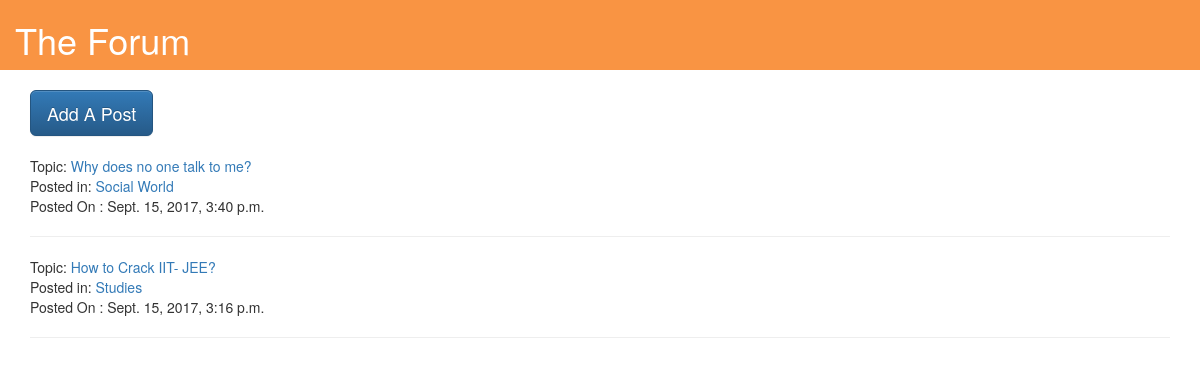
Before: /forum/ with the older database file.
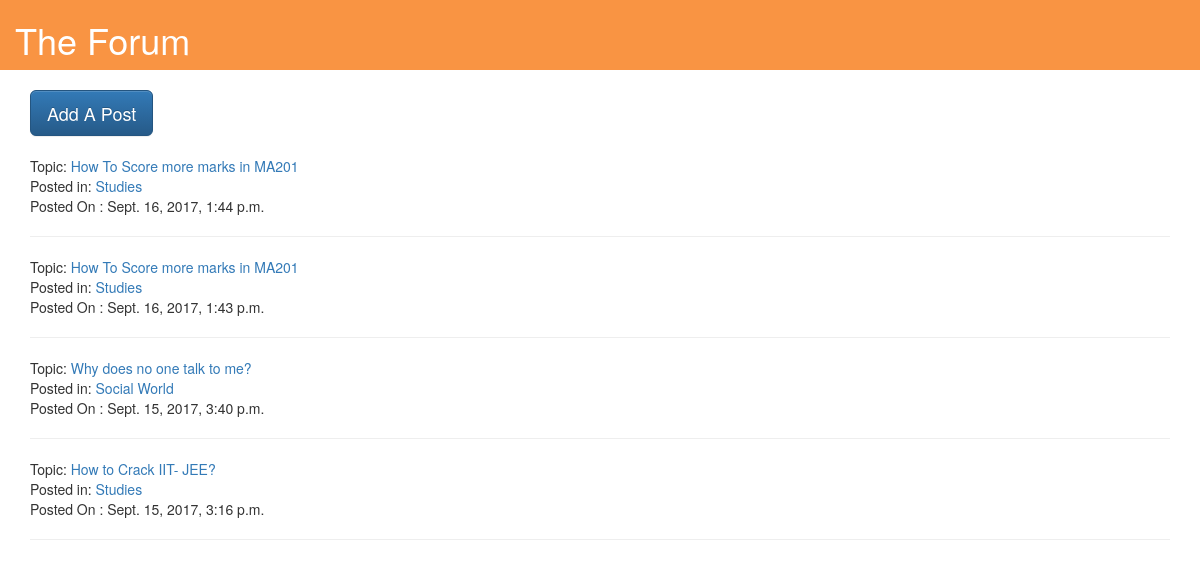
After: the same page with the newer database file.
### forum/models.py (models this page shows, shortened)
class ForumPost(models.Model):
	topic = models.CharField(max_length=255)
	text = models.CharField(max_length=1000)
	date = models.DateTimeField('date')
	category = models.ForeignKey( PostCategory, on_delete = models.CASCADE )

class PostCategory(models.Model):
    name = models.CharField(max_length=255)
    url = models.SlugField()
    def __str__(self):
        return self.url
    class Meta:
        verbose_name_plural = 'post categories'

### forum/views.py (the view)
def Index(request):
	latest_posts=ForumPost.objects.order_by('-date')[:5]
	return render(request, 'forum/index.html', {'latest_posts':latest_posts})

### forum/templates/forum/index.html (shortened to what this page needs)
{% extends 'forum/base.html' %}
{% block content %}
<button class="btn btn-primary btn-lg" id="addap" onclick="addAnewPost();">Add A Post</button>
<br>
<br>
{% for fp in latest_posts %}
Topic: <a href = './{{fp.id}}'> {{fp.topic}} </a>
<br> Posted in: <a href = './category/{{fp.category}}'> {{fp.category.name}}</a>
<br>Posted On : {{fp.date}}
<hr>
{% endfor %}
{% endblock %}

Changed rows visible on the page:
added ForumPost: topic "How To Score more marks in MA201", category.name "Studies", date "Sept. 16, 2017, 1:44 p.m."
added ForumPost: topic "How To Score more marks in MA201", category.name "Studies", date "Sept. 16, 2017, 1:43 p.m."
